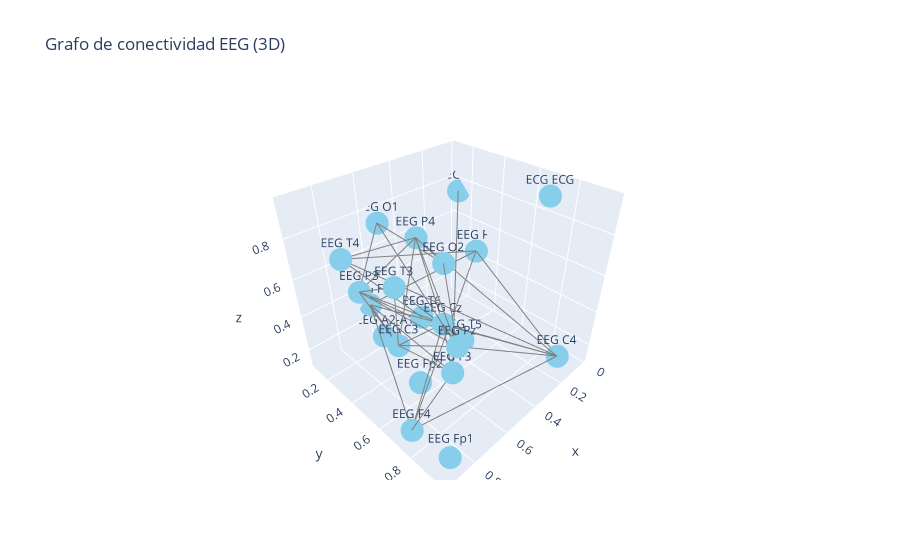

The code cell stored with this chart in its notebook:
### Code cell
# Posición en 3D según los electrodos 10/20
pos_3d = np.random.rand(n_channels, 3)  # por simplicidad, puedes ajustar según coordenadas reales
edge_x = []
edge_y = []
edge_z = []
for i in range(n_channels):
    for j in range(i+1, n_channels):
        if adj_matrix[i,j] > 0:  # solo conexiones fuertes
            x0, y0, z0 = pos_3d[i]
            x1, y1, z1 = pos_3d[j]
            edge_x += [x0, x1, None]
            edge_y += [y0, y1, None]
            edge_z += [z0, z1, None]
edge_trace = go.Scatter3d(x=edge_x, y=edge_y, z=edge_z, 
                          line=dict(width=2, color='gray'), 
                          hoverinfo='none', 
                          mode='lines')
node_trace = go.Scatter3d(x=pos_3d[:,0], y=pos_3d[:,1], z=pos_3d[:,2],
                          mode='markers+text',
                          marker=dict(size=8, color='skyblue'),
                          text=raw.ch_names,
                          textposition="top center")
fig = go.Figure(data=[edge_trace, node_trace])
fig.update_layout(title='Grafo de conectividad EEG (3D)', showlegend=False)
fig.show()

### Figure 1 — Plotly figure (JSON) as saved in the notebook; plotly's stock layout.template omitted (floating-point values rounded to 4 significant figures)
{"data": [{"hoverinfo": "none", "line": {"color": "gray", "width": 2}, "mode": "lines", "type": "scatter3d", "x": [0.7656, 0.9241, null, 0.7656, 0.01425, null, 0.7656, 0.8002, null, 0.7656, 0.6116, null, 0.7656, 0.6536, null, 0.9241, 0.06037, null, 0.9241, 0.1902, null, 0.9241, 0.6116, null, 0.9241, 0.6536, null, 0.06037, 0.9362, null, 0.06037, 0.1902, null, 0.06037, 0.6116, null, 0.8226, 0.8002, null, 0.8226, 0.3301, null, 0.8226, 0.7963, null, 0.9362, 0.1902, null, 0.9362, 0.5798, null, 0.9362, 0.4941, null, 0.8002, 0.7963, null, 0.8002, 0.4941, null, 0.8002, 0.6116, null, 0.8002, 0.6536, null, 0.8002, 0.8489, null, 0.1902, 0.4941, null, 0.1902, 0.6116, null, 0.1902, 0.6536, null, 0.1902, 0.8489, null, 0.3301, 0.7963, null, 0.7963, 0.4941, null, 0.7963, 0.5415, null, 0.7963, 0.6536, null, 0.7963, 0.8489, null, 0.4941, 0.4618, null, 0.4941, 0.6536, null, 0.4941, 0.8489, null, 0.5415, 0.4618, null, 0.5415, 0.8489, null, 0.4618, 0.8489, null, 0.6116, 0.6536, null, 0.6536, 0.8489, null], "y": [0.8334, 0.7657, null, 0.8334, 0.1305, null, 0.8334, 0.5588, null, 0.8334, 0.09508, null, 0.8334, 0.6692, null, 0.7657, 0.3099, null, 0.7657, 0.9439, null, 0.7657, 0.09508, null, 0.7657, 0.6692, null, 0.3099, 0.4463, null, 0.3099, 0.9439, null, 0.3099, 0.09508, null, 0.5916, 0.5588, null, 0.5916, 0.4766, null, 0.5916, 0.3095, null, 0.4463, 0.9439, null, 0.4463, 0.4547, null, 0.4463, 0.3371, null, 0.5588, 0.3095, null, 0.5588, 0.3371, null, 0.5588, 0.09508, null, 0.5588, 0.6692, null, 0.5588, 0.9366, null, 0.9439, 0.3371, null, 0.9439, 0.09508, null, 0.9439, 0.6692, null, 0.9439, 0.9366, null, 0.4766, 0.3095, null, 0.3095, 0.3371, null, 0.3095, 0.1241, null, 0.3095, 0.6692, null, 0.3095, 0.9366, null, 0.3371, 0.4767, null, 0.3371, 0.6692, null, 0.3371, 0.9366, null, 0.1241, 0.4767, null, 0.1241, 0.9366, null, 0.4767, 0.9366, null, 0.09508, 0.6692, null, 0.6692, 0.9366, null], "z": [0.4538, 0.1996, null, 0.4538, 0.7414, null, 0.4538, 0.4368, null, 0.4538, 0.2954, null, 0.4538, 0.5296, null, 0.1996, 0.4717, null, 0.1996, 0.2272, null, 0.1996, 0.2954, null, 0.1996, 0.5296, null, 0.4717, 0.8573, null, 0.4717, 0.2272, null, 0.4717, 0.2954, null, 0.7527, 0.4368, null, 0.7527, 0.1186, null, 0.7527, 0.5764, null, 0.8573, 0.2272, null, 0.8573, 0.4015, null, 0.8573, 0.73, null, 0.4368, 0.5764, null, 0.4368, 0.73, null, 0.4368, 0.2954, null, 0.4368, 0.5296, null, 0.4368, 0.7049, null, 0.2272, 0.73, null, 0.2272, 0.2954, null, 0.2272, 0.5296, null, 0.2272, 0.7049, null, 0.1186, 0.5764, null, 0.5764, 0.73, null, 0.5764, 0.7417, null, 0.5764, 0.5296, null, 0.5764, 0.7049, null, 0.73, 0.6452, null, 0.73, 0.5296, null, 0.73, 0.7049, null, 0.7417, 0.6452, null, 0.7417, 0.7049, null, 0.6452, 0.7049, null, 0.2954, 0.5296, null, 0.5296, 0.7049, null]}, {"marker": {"color": "skyblue", "size": 8}, "mode": "markers+text", "text": ["EEG Fp1", "EEG Fp2", "EEG F3", "EEG F4", "EEG F7", "EEG F8", "EEG T3", "EEG T4", "EEG C3", "EEG C4", "EEG T5", "EEG T6", "EEG P3", "EEG P4", "EEG O1", "EEG O2", "EEG Fz", "EEG Cz", "EEG Pz", "EEG A2-A1", "ECG ECG"], "textposition": "top center", "type": "scatter3d", "x": [0.9121, 0.7246, 0.7656, 0.9241, 0.01425, 0.06037, 0.8226, 0.9362, 0.8002, 0.1902, 0.3301, 0.5798, 0.7963, 0.4941, 0.5415, 0.4618, 0.6116, 0.6536, 0.8489, 0.6089, 0.1559], "y": [0.9665, 0.5922, 0.8334, 0.7657, 0.1305, 0.3099, 0.5916, 0.4463, 0.5588, 0.9439, 0.4766, 0.4547, 0.3095, 0.3371, 0.1241, 0.4767, 0.09508, 0.6692, 0.9366, 0.183, 0.7723], "z": [0.2147, 0.1897, 0.4538, 0.1996, 0.7414, 0.4717, 0.7527, 0.8573, 0.4368, 0.2272, 0.1186, 0.4015, 0.5764, 0.73, 0.7417, 0.6452, 0.2954, 0.5296, 0.7049, 0.139, 0.9552]}], "layout": {"showlegend": false, "title": {"text": "Grafo de conectividad EEG (3D)"}}}
